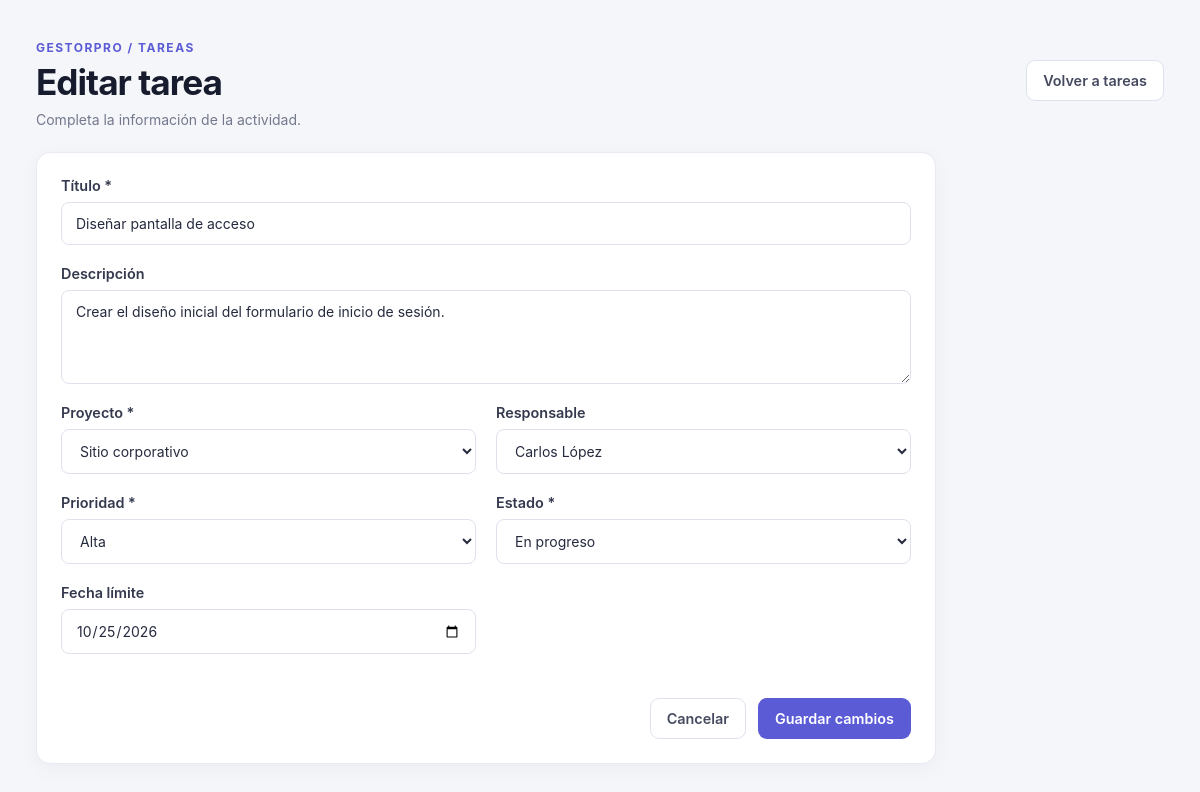
The app's page /task_form.php?id=1 (signed in) with its own data.
### tables this page shows
CREATE TABLE `tasks` (
  `id` int UNSIGNED NOT NULL,
  `project_id` int UNSIGNED NOT NULL,
  `assigned_to` int UNSIGNED DEFAULT NULL,
  `title` varchar(180) NOT NULL,
  `description` text,
  `status` enum('pending','in_progress','completed','cancelled') NOT NULL DEFAULT 'pending',
  `priority` enum('low','medium','high','urgent') NOT NULL DEFAULT 'medium',
  `due_date` date DEFAULT NULL,
  `created_at` timestamp NOT NULL DEFAULT CURRENT_TIMESTAMP,
  `updated_at` timestamp NOT NULL DEFAULT CURRENT_TIMESTAMP ON UPDATE CURRENT_TIMESTAMP
);

CREATE TABLE `projects` (
  `id` int UNSIGNED NOT NULL,
  `owner_id` int UNSIGNED NOT NULL,
  `name` varchar(150) NOT NULL,
  `description` text,
  `status` enum('planning','active','on_hold','completed','archived') NOT NULL DEFAULT 'planning',
  `start_date` date DEFAULT NULL,
  `due_date` date DEFAULT NULL,
  `created_at` timestamp NOT NULL DEFAULT CURRENT_TIMESTAMP,
  `updated_at` timestamp NOT NULL DEFAULT CURRENT_TIMESTAMP ON UPDATE CURRENT_TIMESTAMP
);

CREATE TABLE `users` (
  `id` int UNSIGNED NOT NULL,
  `name` varchar(100) NOT NULL,
  `email` varchar(150) NOT NULL,
  `password` varchar(255) NOT NULL,
  `role` enum('admin','member') NOT NULL DEFAULT 'member',
  `is_active` tinyint(1) NOT NULL DEFAULT '1',
  `created_at` timestamp NOT NULL DEFAULT CURRENT_TIMESTAMP,
  `updated_at` timestamp NOT NULL DEFAULT CURRENT_TIMESTAMP ON UPDATE CURRENT_TIMESTAMP
);

### config/functions.php (called while the page is built, shortened)
<?php
function e(?string $value): string
{
    return htmlspecialchars(
        $value ?? '',
        ENT_QUOTES | ENT_SUBSTITUTE,
        'UTF-8'
    );
}

### task_form.php (the view, shortened to what this page needs)
<?php
require_once __DIR__ . '/config/functions.php';
require_once __DIR__ . '/config/database.php';
$currentUserId = requireLogin();
$statuses = [
    'pending' => 'Pendiente',
    'in_progress' => 'En progreso',
    'completed' => 'Completada',
    'cancelled' => 'Cancelada',
];
$priorities = [
    'low' => 'Baja',
    'medium' => 'Media',
    'high' => 'Alta',
    'urgent' => 'Urgente',
];
$id = filter_input(INPUT_GET, 'id', FILTER_VALIDATE_INT);
$isEditing = $id !== null && $id !== false;
$task = [
    'title' => '',
    'description' => '',
    'project_id' => '',
    'assigned_to' => '',
    'status' => 'pending',
    'priority' => 'medium',
    'due_date' => '',
];
if ($isEditing) {
    $stmt = $pdo->prepare("
        SELECT t.*
        FROM tasks t
        INNER JOIN projects p ON p.id = t.project_id
        WHERE t.id = :id AND p.owner_id = :owner_id
    ");
    $stmt->execute([
        'id' => $id,
        'owner_id' => $currentUserId,
    ]);
    $existingTask = $stmt->fetch();
    $task = $existingTask;
}
$projectStmt = $pdo->prepare("
    SELECT id, name
    FROM projects
    WHERE owner_id = :owner_id
    ORDER BY name
");
$projectStmt->execute(['owner_id' => $currentUserId]);
$projects = $projectStmt->fetchAll();
$userStmt = $pdo->query("
    SELECT id, name
    FROM users
    WHERE is_active = 1
    ORDER BY name
");
$users = $userStmt->fetchAll();
?>
<!DOCTYPE html>
<html lang="es">
<head>
    <link rel="stylesheet" href="assets/css/style.css">
</head>
<body>
<main class="page-container">
    <header class="page-header">
        <div>
            <p class="eyebrow">GESTORPRO / TAREAS</p>
            <h1><?= $isEditing ? 'Editar tarea' : 'Crear tarea' ?></h1>
            <p>Completa la información de la actividad.</p>
        </div>
        <a class="button-secondary" href="tasks.php">Volver a tareas</a>
    </header>
    <?php if (!$projects): ?>
        <section class="panel">
            <h2>Primero necesitas un proyecto</h2>
            <p>Registra un proyecto antes de crear una tarea.</p>
            <a class="button-primary" href="project_form.php">Crear proyecto</a>
        </section>
    <?php else: ?>
        <form class="panel form-panel" method="POST" action="">
            <div class="form-group">
                <label for="title">Título *</label>
                <input id="title" name="title" type="text"
                       minlength="3" maxlength="200" required
                       value="<?= e($task['title']) ?>">
            </div>
            <div class="form-group">
                <label for="description">Descripción</label>
                <textarea id="description" name="description"
                          rows="4" maxlength="10000"><?= e($task['description']) ?></textarea>
            </div>
            <div class="form-grid">
                <div class="form-group">
                    <label for="project_id">Proyecto *</label>
                    <select id="project_id" name="project_id" required>
                        <?php foreach ($projects as $project): ?>
                            <option value="<?= (int) $project['id'] ?>"
                                <?= (string) $task['project_id'] === (string) $project['id']
                                    ? 'selected' : '' ?>>
                                <?= e($project['name']) ?>
                            </option>
                        <?php endforeach; ?>
                    </select>
                </div>
                <div class="form-group">
                    <label for="assigned_to">Responsable</label>
                    <select id="assigned_to" name="assigned_to">
                        <?php foreach ($users as $user): ?>
                            <option value="<?= (int) $user['id'] ?>"
                                <?= (string) ($task['assigned_to'] ?? '') === (string) $user['id']
                                    ? 'selected' : '' ?>>
                                <?= e($user['name']) ?>
                            </option>
                        <?php endforeach; ?>
                    </select>
                </div>
                <div class="form-group">
                    <label for="priority">Prioridad *</label>
                    <select id="priority" name="priority" required>
                        <?php foreach ($priorities as $value => $label): ?>
                            <option value="<?= e($value) ?>"
                                <?= $task['priority'] === $value ? 'selected' : '' ?>>
                                <?= e($label) ?>
                            </option>
                        <?php endforeach; ?>
                    </select>
                </div>
                <div class="form-group">
                    <label for="status">Estado *</label>
                    <select id="status" name="status" required>
                        <?php foreach ($statuses as $value => $label): ?>
                            <option value="<?= e($value) ?>"
                                <?= $task['status'] === $value ? 'selected' : '' ?>>
                                <?= e($label) ?>
                            </option>
                        <?php endforeach; ?>
                    </select>
                </div>
                <div class="form-group">
                    <label for="due_date">Fecha límite</label>
                    <input id="due_date" name="due_date" type="date"
                           value="<?= e($task['due_date'] ?? '') ?>">
                </div>
            </div>
            <div class="form-actions">
                <a class="button-secondary" href="tasks.php">Cancelar</a>
                <button class="button-primary" type="submit">
                    <?= $isEditing ? 'Guardar cambios' : 'Crear tarea' ?>
                </button>
            </div>
        </form>
    <?php endif; ?>
</main>
</body>
</html>

### assets/css/style.css (style rules this page uses)
:root { --primary: #5b5bd6; --primary-dark: #4848bd; --background: #f5f6fa; --surface: #ffffff; --sidebar: #171b2e; --text: #252940; --muted: #858ba1; --border: #e8eaf1; --green: #16875c; --orange: #bd7417; --red: #c44653; --radius: 14px; --shadow: 0 4px 20px rgb(25 32 65 / 4%); }
* { box-sizing: border-box; }
html { scroll-behavior: smooth; }
body { margin: 0; font-family: Inter, "Segoe UI", Arial, sans-serif; color: var(--text); background: var(--background); font-size: 14px; }
button, input { font: inherit; }
button, a { -webkit-tap-highlight-color: transparent; }
a { color: inherit; text-decoration: none; }
.nav-label, .eyebrow { font-size: 10px; font-weight: 750; letter-spacing: 1.3px; }
.eyebrow { margin: 0 0 9px; color: var(--primary); }
h1, h2, h3, p { margin-top: 0; }
h1 { margin-bottom: 9px; font-size: clamp(24px, 3vw, 29px); letter-spacing: -1px; }
.button-primary { background: var(--primary); color: #fff; }
.button-secondary { background: white; border-color: var(--border); color: var(--text); }
.stat-card, .panel { background: var(--surface); border: 1px solid var(--border); border-radius: var(--radius); box-shadow: var(--shadow); }
.panel { padding: 24px; margin-bottom: 24px; }
.form-group { display: grid; gap: 8px; margin-bottom: 20px; }
.form-group label { font-size: 12px; font-weight: 700; }
.form-group input, .form-group textarea, .form-group select { width: 100%; min-width: 0; padding: 12px 13px; color: var(--text); background: #fff; border: 1px solid var(--border); border-radius: 9px; font: inherit; }
.form-group textarea { resize: vertical; }
.form-grid { display: grid; grid-template-columns: repeat(2, minmax(0, 1fr)); gap: 18px; }
.form-actions { display: flex; flex-wrap: wrap; gap: 10px; margin-top: 24px; }
.page-container { width: min(1400px, 94%); margin: 0 auto; padding: 32px 0; }
.page-header { display: flex; justify-content: space-between; align-items: center; gap: 20px; margin-bottom: 24px; }
.page-header h1 { margin: 6px 0; color: #171b2e; font-size: clamp(1.7rem, 3vw, 2.2rem); }
.page-header p { color: #73788c; margin: 8px 0 0; }
.eyebrow { color: #5b5bd6 !important; font-size: 0.75rem; font-weight: 700; letter-spacing: 1.5px; }
.panel { background: #ffffff; padding: 24px; border: 1px solid #e9eaf2; border-radius: 14px; box-shadow: 0 5px 20px rgb(23 27 46 / 4%); }
.button-primary, .button-secondary, .button-danger { display: inline-flex; justify-content: center; align-items: center; gap: 8px; padding: 11px 16px; border: 1px solid transparent; border-radius: 9px; font: inherit; font-size: 0.9rem; font-weight: 600; text-decoration: none; cursor: pointer; transition: background 0.2s ease, transform 0.2s ease; }
.button-primary { background: #5b5bd6; color: #ffffff; }
.button-secondary { background: #ffffff; color: #454a60; border-color: #dfe2ed; }
.form-panel { max-width: 900px; }
.form-group { display: flex; flex-direction: column; gap: 8px; margin-bottom: 20px; }
.form-group label { color: #34394e; font-size: 0.9rem; font-weight: 600; }
.form-group input, .form-group select, .form-group textarea { width: 100%; box-sizing: border-box; padding: 12px 14px; border: 1px solid #dfe2ed; border-radius: 8px; background: #ffffff; color: #252a3e; font: inherit; }
.form-grid { display: grid; grid-template-columns: repeat(2, minmax(0, 1fr)); gap: 0 20px; }
.form-actions { display: flex; flex-wrap: wrap; justify-content: flex-end; gap: 12px; margin-top: 24px; }

### records on screen
tasks: title "Diseñar pantalla de acceso", description "Crear el diseño inicial del formulario de inicio de sesión.", project_id "Sitio corporativo", assigned_to "Carlos López", priority "Alta", status "En progreso", due_date "10/25/2026"
